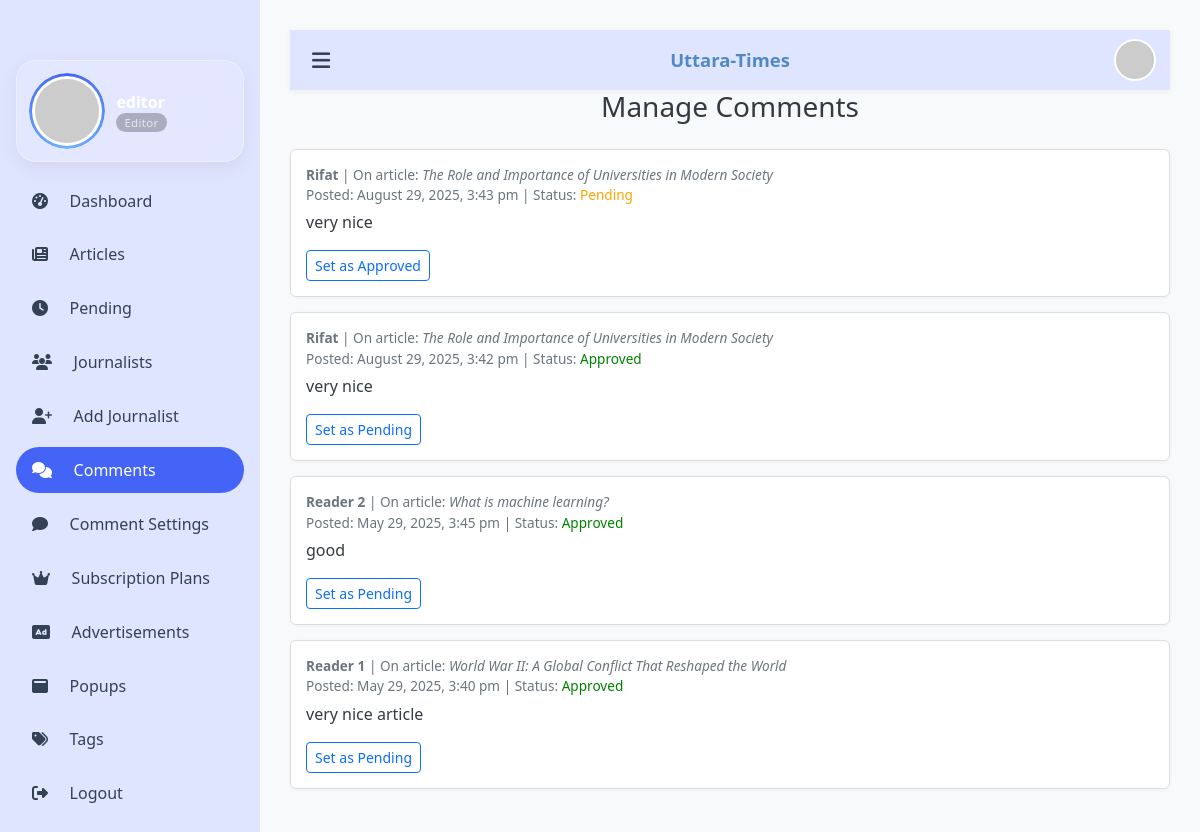
/manage_comment.php (signed in), run on the app's committed database.
### tables this page shows
CREATE TABLE `comments` (
  `comment_id` int(11) NOT NULL AUTO_INCREMENT,
  `article_id` int(11) DEFAULT NULL,
  `content` text NOT NULL,
  `created_at` timestamp NOT NULL DEFAULT current_timestamp(),
  `name` text NOT NULL,
  `status` enum('pending','approved') NOT NULL DEFAULT 'pending',
  PRIMARY KEY (`comment_id`),
  KEY `article_id` (`article_id`),
  CONSTRAINT `comments_ibfk_1` FOREIGN KEY (`article_id`) REFERENCES `articles` (`article_id`) ON DELETE CASCADE
);

CREATE TABLE `articles` (
  `article_id` int(11) NOT NULL AUTO_INCREMENT,
  `title` varchar(255) NOT NULL,
  `content` text NOT NULL,
  `image_url` varchar(255) DEFAULT NULL,
  `status` enum('draft','pending','approved','declined') DEFAULT 'draft',
  `created_at` timestamp NOT NULL DEFAULT current_timestamp(),
  `updated_at` timestamp NOT NULL DEFAULT current_timestamp() ON UPDATE current_timestamp(),
  `author_id` int(11) DEFAULT NULL,
  PRIMARY KEY (`article_id`),
  KEY `author_id` (`author_id`),
  CONSTRAINT `articles_ibfk_1` FOREIGN KEY (`author_id`) REFERENCES `users` (`user_id`) ON DELETE SET NULL
);

### manage_comment.php (the view, shortened to what this page needs)
<?php
require_once 'db.php';
require 'menubar3.php';
$user_role = $_SESSION['role'];
if ($user_role === 'editor') {
    $sql = "SELECT c.comment_id, c.name, c.content, c.status, c.created_at, a.title
            FROM comments c
            JOIN articles a ON c.article_id = a.article_id
            ORDER BY c.created_at DESC";
    $stmt = $conn->prepare($sql);
}
$stmt->execute();
$result = $stmt->get_result();
?>
<!DOCTYPE html>
<html lang="en">
<head>
    <link href="https://cdn.jsdelivr.net/npm/bootstrap@5.3.3/dist/css/bootstrap.min.css" rel="stylesheet">
</head>
<body>
    <h3>Manage Comments</h3>
    <?php while ($row = $result->fetch_assoc()): ?>
        <div class="comment-box">
            <div class="comment-meta">
                <strong><?= htmlspecialchars($row['name']) ?></strong> |
                On article: <em><?= htmlspecialchars($row['title']) ?></em><br>
                Posted: <?= date('F j, Y, g:i a', strtotime($row['created_at'])) ?> |
                Status: <span class="status-<?= $row['status'] ?>"><?= ucfirst($row['status']) ?></span>
            </div>
            <p><?= nl2br(htmlspecialchars($row['content'])) ?></p>
            <form method="POST" class="d-inline">
                <button type="submit" class="btn btn-sm btn-outline-primary">
                    Set as <?= $row['status'] === 'approved' ? 'Pending' : 'Approved' ?>
                </button>
            </form>
        </div>
    <?php endwhile; ?>
</body>
</html>

### menubar3.php (style rules this page uses)
:root { --drawer: #dfe4ff; --brand: #5089c6; --accent: #4364f7; --txt: #334155; --muted: #64748b; --navH: 60px; --gap: 20px; --drawerW: 260px; }
* { box-sizing: border-box }
@media (min-width:992px) { body.shifted { margin-left: var(--drawerW); transition: margin-left .35s cubic-bezier(.4, 0, .2, 1); } }

### manage_comment.php (style rules this page uses)
body { background-color: #f8f9fa; font-family: 'Segoe UI', Tahoma, Geneva, Verdana, sans-serif; color: #343a40; padding: 30px; }
.comment-box { border: 1px solid #ddd; padding: 15px; border-radius: 6px; margin-bottom: 15px; background-color: #ffffff; box-shadow: 0 1px 4px rgba(0, 0, 0, 0.03); }
.comment-meta { font-size: 0.85rem; color: #6c757d; margin-bottom: 5px; }
.status-approved { color: green; }
.status-pending { color: orange; }
h3 { margin-bottom: 25px; text-align: center; }

### data on the page
comments: name "Rifat", article.title "The Role and Importance of Universities in Modern Society", created_at "August 29, 2025, 3:43 pm", status "Pending", content "very nice", shows "Approved"
comments: name "Rifat", article.title "The Role and Importance of Universities in Modern Society", created_at "August 29, 2025, 3:42 pm", status "Approved", content "very nice", shows "Pending"
comments: name "Reader 2", article.title "What is machine learning?", created_at "May 29, 2025, 3:45 pm", status "Approved", content "good", shows "Pending"
comments: name "Reader 1", article.title "World War II: A Global Conflict That Reshaped the World", created_at "May 29, 2025, 3:40 pm", status "Approved", content "very nice article", shows "Pending"

### other printed values
$username "editor"
$role "Editor"
$label "Dashboard"
$label "Articles"
$label "Pending"
$label "Journalists"
$label "Add Journalist"
$label "Comments"
$label "Comment Settings"
$label "Subscription Plans"
$label "Advertisements"
$label "Popups"
$label "Tags"
$label "Logout"
